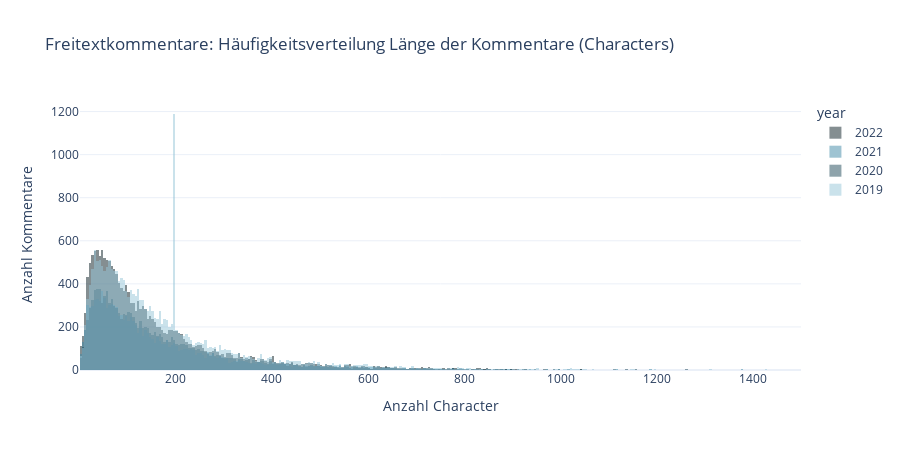

The notebook cell saved with this chart:
### Code cell
fig = px.histogram(
    df_text,
    x="Kommentar_Character",
    range_x = [1,1500],
    title="Freitextkommentare: Häufigkeitsverteilung Länge der Kommentare (Characters)",
    color = "year",
    labels={'Kommentar_Character':'Anzahl Character'},
    color_discrete_sequence=color_discrete_sequence,
    width=900, 
    height=450,
    template=template)
    
fig.update_layout(yaxis_title="Anzahl Kommentare")

# Overlay both histograms
fig.update_layout(barmode='overlay')

# Reduce opacity to see both histograms
fig.update_traces(opacity=0.5)

fig.show()

pio.write_image(fig,"../../exports/images/fig-character-hist.svg") #save fig as svg

### Figure 1 — Plotly figure (JSON) as saved in the notebook; plotly's stock layout.template omitted (floating-point values rounded to 4 significant figures; data arrays with more than 128 entries replaced by an {"elided": "..."} marker saying what was removed)
{"data": [{"alignmentgroup": "True", "bingroup": "x", "hovertemplate": "year=2022<br>Anzahl Character=%{x}<br>count=%{y}<extra></extra>", "legendgroup": "2022", "marker": {"color": "#0B1F26", "pattern": {"shape": ""}}, "name": "2022", "offsetgroup": "2022", "opacity": 0.5, "orientation": "v", "showlegend": true, "type": "histogram", "x": {"elided": "18458 int values"}, "xaxis": "x", "yaxis": "y"}, {"alignmentgroup": "True", "bingroup": "x", "hovertemplate": "year=2021<br>Anzahl Character=%{x}<br>count=%{y}<extra></extra>", "legendgroup": "2021", "marker": {"color": "#3F89A6", "pattern": {"shape": ""}}, "name": "2021", "offsetgroup": "2021", "opacity": 0.5, "orientation": "v", "showlegend": true, "type": "histogram", "x": {"elided": "12071 int values"}, "xaxis": "x", "yaxis": "y"}, {"alignmentgroup": "True", "bingroup": "x", "hovertemplate": "year=2020<br>Anzahl Character=%{x}<br>count=%{y}<extra></extra>", "legendgroup": "2020", "marker": {"color": "#204959", "pattern": {"shape": ""}}, "name": "2020", "offsetgroup": "2020", "opacity": 0.5, "orientation": "v", "showlegend": true, "type": "histogram", "x": {"elided": "13226 int values"}, "xaxis": "x", "yaxis": "y"}, {"alignmentgroup": "True", "bingroup": "x", "hovertemplate": "year=2019<br>Anzahl Character=%{x}<br>count=%{y}<extra></extra>", "legendgroup": "2019", "marker": {"color": "#96C6D9", "pattern": {"shape": ""}}, "name": "2019", "offsetgroup": "2019", "opacity": 0.5, "orientation": "v", "showlegend": true, "type": "histogram", "x": {"elided": "20590 int values"}, "xaxis": "x", "yaxis": "y"}], "layout": {"barmode": "overlay", "height": 450, "legend": {"title": {"text": "year"}, "tracegroupgap": 0}, "title": {"text": "Freitextkommentare: Häufigkeitsverteilung Länge der Kommentare (Characters)"}, "width": 900, "xaxis": {"anchor": "y", "domain": [0, 1], "range": [1, 1500], "title": {"text": "Anzahl Character"}}, "yaxis": {"anchor": "x", "domain": [0, 1], "title": {"text": "Anzahl Kommentare"}}}}
